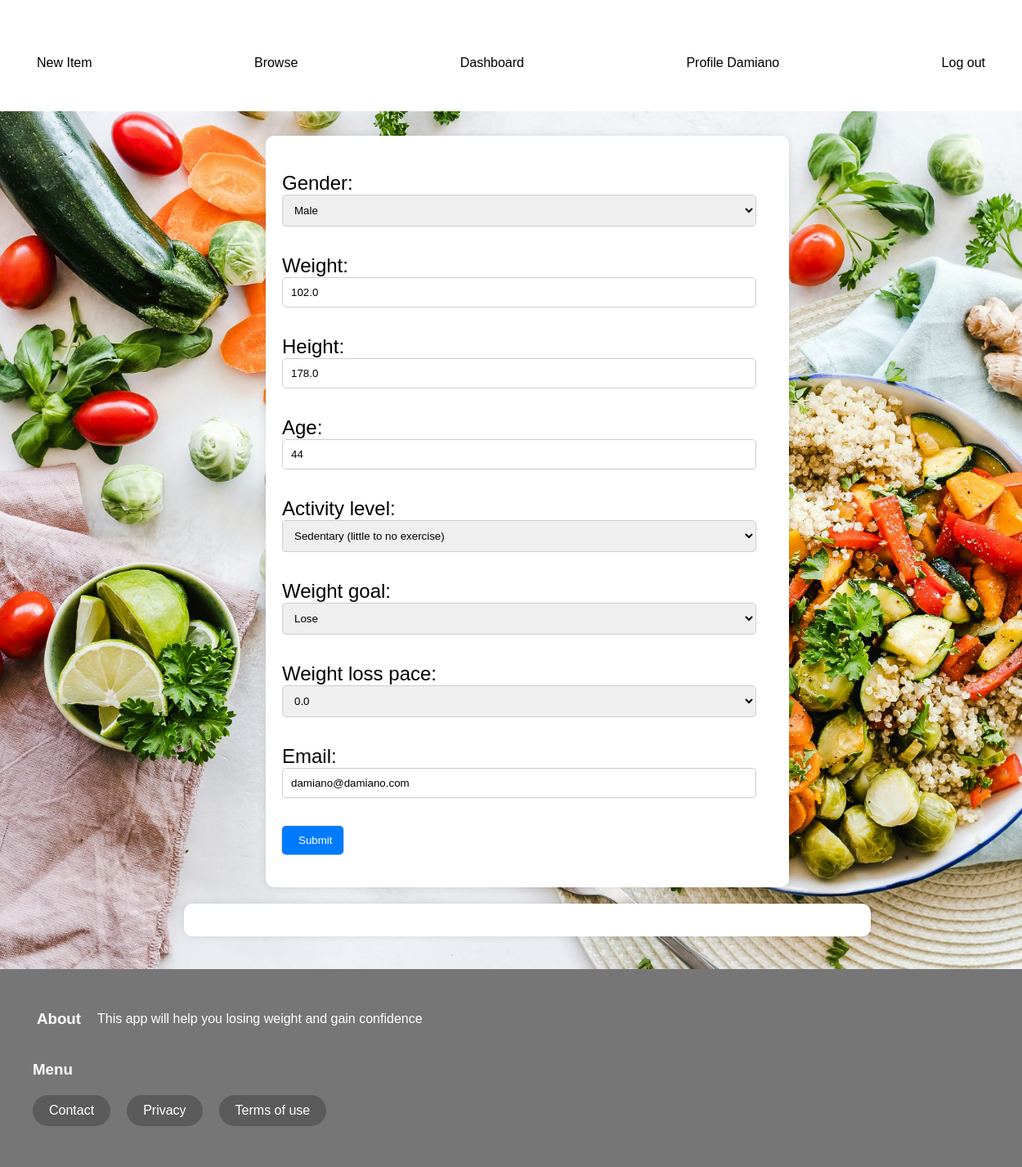
The page /api/profile/Damiano/editprofile/ (signed in) on the database its author committed.
### products/models.py (models this page shows, shortened)
class UserProfile(models.Model):
    GENDER_CHOICES = [
        ('male', 'Male'),
        ('female', 'Female')
    ]
    WEIGHT_GOAL_CHOICES = [
        ('lose', 'Lose'),
        ('maintain', 'Maintain'),
        ('gain', 'Gain')
    ]
    ACTIVITY_LEVEL_CHOICES = [
        (1.2, 'Sedentary (little to no exercise)'),
        (1.375, 'Lightly active (light exercise/sports 1-3 days/week)'),
        (1.55, 'Moderately active (moderate exercise/sports 3-5 days/week)'),
        (1.725, 'Very active (hard exercise/sports 6-7 days a week)'),
        (1.9, 'Extra active (very hard exercise/sports & physical job)')
    ]
    WEIGHT_CHANGE_PACE_CHOICES = [
        (-1.0, '-1.0'), (-0.9, '-0.9'), (-0.8, '-0.8'),
        (-0.7, '-0.7'), (-0.6, '-0.6'), (-0.5, '-0.5'),
        (-0.4, '-0.4'), (-0.3, '-0.3'), (-0.2, '-0.2'),
        (-0.1, '-0.1'), (0.0, '0.0'), (0.1, '0.1'),
        (0.2, '0.2'), (0.3, '0.3'), (0.4, '0.4'),
        (0.5, '0.5'), (0.6, '0.6'), (0.7, '0.7'),
        (0.8, '0.8'), (0.9, '0.9'), (1.0, '1.0'),
    ]
    user = models.OneToOneField(User, on_delete=models.CASCADE)
    gender = models.CharField(choices=GENDER_CHOICES, max_length=6)
    weight = models.FloatField()
    height = models.FloatField()
    age = models.IntegerField(validators=[MinValueValidator(0), MaxValueValidator(120)])
    activity_level = models.FloatField(choices=ACTIVITY_LEVEL_CHOICES)
    weight_goal = models.CharField(choices=WEIGHT_GOAL_CHOICES, max_length=8)
    weight_loss_pace = models.FloatField(choices=WEIGHT_CHANGE_PACE_CHOICES, default=0)
    date=models.DateField(default=datetime.now)
    email=models.EmailField()

### products/views.py (the view, shortened to what this page needs)
class UpdateDeleteProfileAPIView(generics.RetrieveUpdateDestroyAPIView):
    authentication_classes = [SessionAuthentication]
    permission_classes = [IsAuthenticated]
    lookup_field = 'username'  # Assuming 'user' is the field to look up the UserProfile
    queryset = UserProfile.objects.all()
    serializer_class = FoodConsumptionSerializer
    renderer_classes = [TemplateHTMLRenderer]
    def get_object(self):
        username = self.kwargs.get('username')
        return get_object_or_404(UserProfile, user__username=username)
    def get(self, request, *args, **kwargs):
        instance = self.get_object()
        form = UserProfileForm(instance=instance)
        return Response({'form': form}, template_name="products/editprofile.html")

### products/forms.py
class UserProfileForm(forms.ModelForm):
    class Meta:
        model = UserProfile
        fields = [
            'gender',
            'weight',
            'height',
            'age',
            'activity_level',
            'weight_goal',
            'weight_loss_pace',
            'email',
        ]

### products/templates/products/editprofile.html (shortened to what this page needs)
{% extends 'products/base.html' %}
{% block content %}
<div class="block-content-profile">
  <form method="post" class="block-content-form">
    <div>
      {{ form.as_p }}
    </div>
    <div>
      <button type="submit">Submit</button>
    </div>
  </form>
</div>
{% endblock %}

### products/templates/products/base.html (shortened to what this page needs)
{% load static %}
<!DOCTYPE html>
<html>
<head>
    <link rel="stylesheet" href='{% static "products/css/base.css" %}' />
</head>
<body>
    <nav class="navbar">
        <a href="/" class="navbar text header">Kcal counting app</a>
        <div class="navbar container">
            <a href="#" class="link new-item-link">New Item</a>
            <a href="#" class="link browse-link">Browse</a>
            {% if user.is_authenticated %}
                <a href="{% url 'dashboard' request.user.username %}" class="link dashboard-link">Dashboard</a>
                <a href="{% url 'profile_view' user.username %}" class="link login-link">Profile {{ user.username }}</a>
                <a href="{% url 'logout' %}" class="link logout-link">Log out</a>
            {% else %}
                <a href="{% url 'register' %}" class="link signup-link">Sign up</a>
                <a href="{% url 'login' %}" class="link login-link">Log in</a>
            {% endif %}
        </div>
    </nav>
    <div class="content">
            {% block content %}
            {% endblock %}
        <div id="container">
        </div>
    </div>
    <footer class="footer">
        <div class="container container-footer">
            <h3 class="text footer-header">About</h3>
            <p class="footer-text">
                This app will help you losing weight and gain confidence
            </p>
        </div>
        <div class="footer-links">
            <h3 class="footer-links">Menu</h3>
            <ul>
                <li>
                    <a href="#" class="link contact-link">Contact</a>
                </li>
                <li>
                    <a href="#" class="link privacy-link">Privacy</a>
                </li>
                <li>
                    <a href="#" class="link terms-link">Terms of use</a>
                </li>
            </ul>
        </div>
    </footer>
</body>
</html>

### products/static/products/css/base.css (style rules this page uses)
body { font-family: Arial, sans-serif; margin: 0; padding: 0; }
.container { max-width: 1200px; margin: 0 auto; padding: 0 20px; }
.navbar { background-color: #FFFFFFE9; padding: 20px 0; color: #fff; }
.navbar.text { text-decoration: none; }
.navbar .container { display: flex; justify-content: space-between; }
.link { display: inline-block; padding: 10px 20px; border-radius: 20px; background-color: #FFFFFFE9; color: #000000; text-decoration: none; transition: background-color 0.3s ease; }
.content { position: relative; padding: 20px; color: #333; width: 100%; min-height: calc(100vh - 150px); font-size: 24px; z-index: 1; }
.footer { background-color: #555454CC; padding: 30px 0; color: #fff; z-index: 500; }
.footer-header { margin: 20px; }
.footer .container-footer { display: flex; align-items: center; }
.footer-links { margin: 20px; }
.footer-links ul { padding: 0; margin: 20px; display: flex; list-style: none; }
.footer-links li { margin-right: 20px; }
.footer .link { padding: 10px 20px; border-radius: 20px; background-color: #555454CC; color: #fff; text-decoration: none; transition: background-color 0.3s ease; }
.block-content-profile { position: relative; z-index: 1000; color: #000000 !important; background-color: #ffffff; width: calc(100% - 20px); max-width: 600px; padding: 20px; border-radius: 10px; margin-top: 10px; box-shadow: 0 0 10px rgba(0, 0, 0, 0.1); margin-bottom: 20px; left: 50%; transform: translateX(-50%); }
.block-content-form { width: 100%; }
.block-content-form div { margin-bottom: 20px; }
.block-content-form input[type="text"], .block-content-form input[type="email"], .block-content-form input[type="password"], .block-content-form select, .block-content-form textarea, .block-content-form input[type="number"] { width: calc(100% - 20px); padding: 10px; border: 1px solid #ccc; border-radius: 5px; margin-bottom: 10px; box-sizing: border-box; }
.block-content-form button[type="submit"] { background-color: #007bff; color: #fff; padding: 10px 20px; border: none; border-radius: 5px; cursor: pointer; transition: background-color 0.3s ease; }
button { width: 75px; cursor: pointer; box-shadow: 0px 0px 2px gray; border: none; outline: none; padding: 5px; border-radius: 5px; color: white; }
#container { position: relative; z-index: 1000; color: #000000 !important; background-color: #ffffff; width: calc(100% - 20px); max-width: 800px; padding: 20px; border-radius: 10px; margin-top: 10px; box-shadow: 0 0 10px rgba(0, 0, 0, 0.1); margin-bottom: 20px; left: 50%; transform: translateX(-50%); }

### rows shown on the page
UserProfile: gender "Male", weight "102.0", height "178.0", age "44", activity_level "Sedentary (little to no exercise)", weight_goal "Lose", weight_loss_pace "0.0", email "damiano@damiano.com"

### other values the page prints
{{ user.username }} "Damiano"
